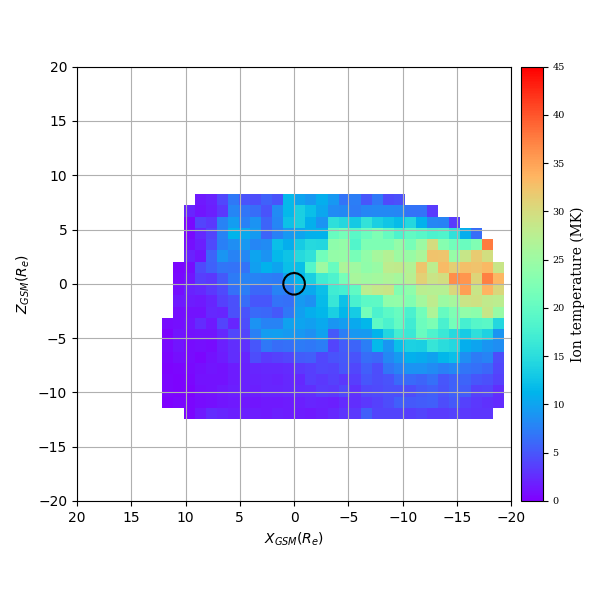

This chart was generated by the following Python code:
from mpl_toolkits import mplot3d
import mphys as mp
import logging
import numpy as np
import pandas as pd
import matplotlib.pyplot as plt
import matplotlib.dates as mdates
from matplotlib import cm
import matplotlib as mpl
import seaborn as sns
import scipy
from mpl_toolkits.axes_grid1 import make_axes_locatable

years = [2, 11]  # The range of years to get
months = [7, 13]  # Months within year to get
dateRange = []
for y in range(*years):
    for m in [5, 6, 7, 8, 9, 10, 11, 12]:
        dateRange.append([y, m])  # Make list of months & years

with mp.Timer('Timing code'):
    moments = pd.read_csv('moments2.csv',
                          index_col=0, parse_dates=True)
    # moments = mp.moments(dateRange)  # Regen moments data. Takes > 90s
    # moments.to_csv('moments2.csv')
    omni = mp.omni(dateRange, gsm=True)
    pgp = mp.pgp(dateRange, gsm=True)  # Get predicted geometric position

    # data = pd.merge_asof(moments, omni, left_index=True, right_index=True)
    data = pd.merge_asof(moments, pgp, left_index=True, right_index=True)
    data = pd.merge_asof(data, omni, left_index=True, right_index=True)
    RE = 6371  # km
    data.z = data.z / RE  # Units to RE
    data.x = data.x / RE
    data.y = data.y / RE

    # plot conifg
    fig, ax = plt.subplots(figsize=[6, 6])
    plt.rc('font', family='serif')
    plt.rc('xtick', labelsize='x-small')
    plt.rc('ytick', labelsize='x-small')

    # T = 20  # Temperature lower limit
    # yCut = 100
    # data_filt = data[(data.temp >= T) & (data.y <= yCut) &
    #  (data.y >= -yCut)]
    # data_filt = data[(data.temp >= T)].drop(columns=['y'])
    data_filt = data[data.temp > 0]
    # print(data_filt.head())

    n = 20  # Bounds of plot in Re
    scale_x = data_filt.x.max() - data_filt.x.min()  # Width of x
    scale_z = data_filt.z.max() - data_filt.z.min()  # Width of z
    bin_width = 1  # Size of bins in Re
    bins_x = scale_x // bin_width
    bins_z = scale_z // bin_width

    # Bin the data. Returns 2d array of median temperature values
    binned_all = scipy.stats.binned_statistic_2d(
        data_filt.z, data_filt.x, data_filt.temp, bins=[bins_z, bins_x],
        statistic='mean')
    # data_filt = data_filt[data_filt.bz > 0]
    # binned_north = scipy.stats.binned_statistic_2d(
    # data_filt.z, data_filt.x, data_filt.temp, bins=[bins_z, bins_x],
    # statistic='mean')
    # stat = binned_north.statistic - binned_all.statistic
    # Plot binned data. binned doesn't hold abs pos data so specify extents
    cm = ax.imshow(binned_all.statistic, extent=(data_filt.x.min(),
                                                 data_filt.x.max(),
                                                 data_filt.z.min(),
                                                 data_filt.z.max()),
                   interpolation='nearest', cmap='rainbow', aspect='equal',
                   origin='lower', vmin=0, vmax=45)
    # ax.colorbar()  # Show colourbar
    divider = make_axes_locatable(ax)
    cax = divider.append_axes('right', size='5%', pad=.1)
    cb = fig.colorbar(cm, cax=cax)

    ax.plot(np.sin(np.linspace(0, 2*np.pi, 20)),  # Plot Earth
            np.cos(np.linspace(0, 2*np.pi, 20)), color='k')

    ax.set_xlim(n, -n)  # Flip axis. +x points to Sun
    ax.set_ylim(-n, n)
    ax.set_xlabel(r'$X_{GSM} (R_e)$')
    ax.set_ylabel(r'$Z_{GSM} (R_e)$')
    cb.set_label(r'Ion temperature (MK)')
    ax.grid()
    plt.tight_layout()
plt.show()
